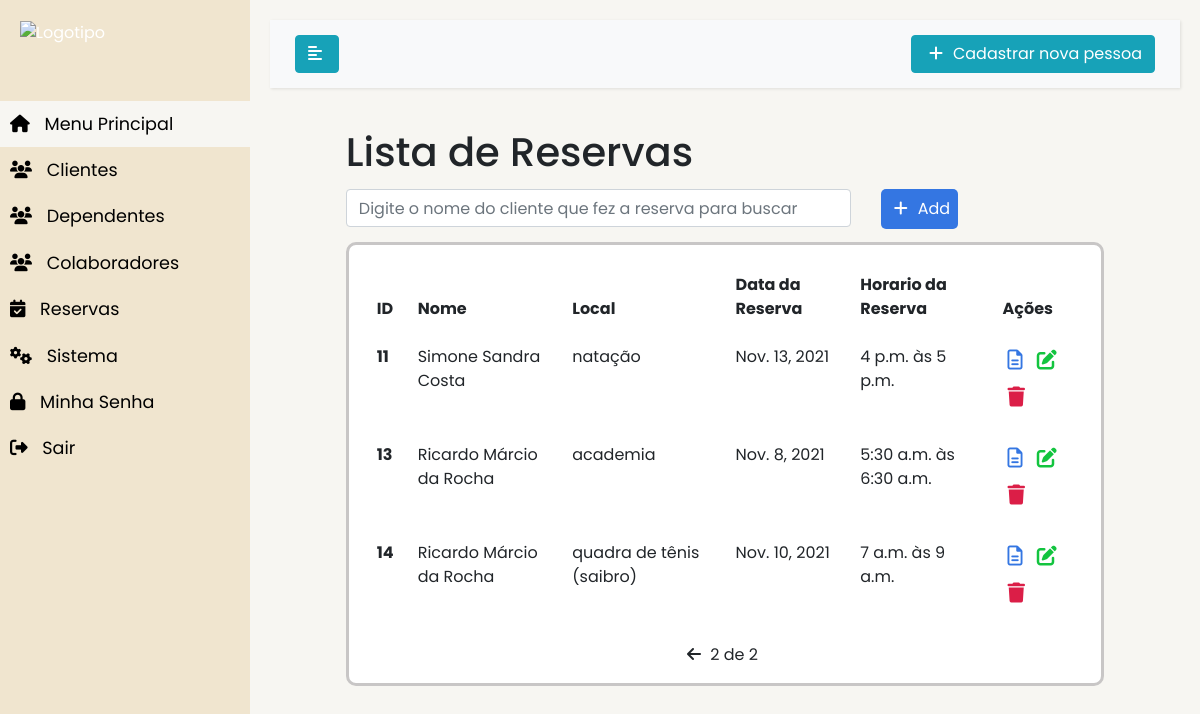
The page /reservas/?page=2 (signed in) on the database as committed earlier.
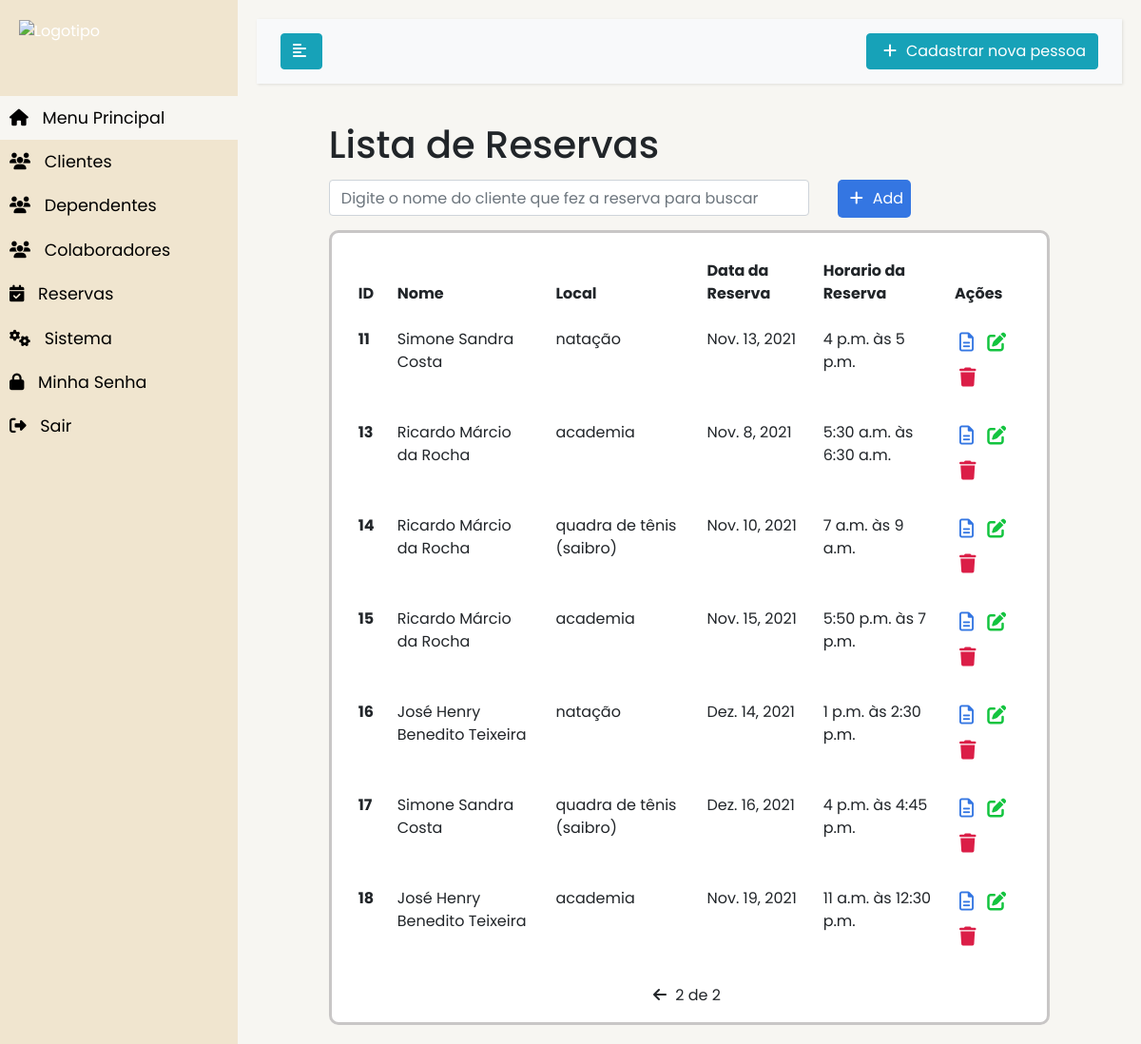
The same page on the database as committed later.
### MainMenu/models.py (models this page shows, shortened)
class Reserva(models.Model):
    STATUSLOCAL = (
        ('quadra de tênis', 'Quadra de Tênis'),
        ('natação', 'Natação'),
        ('quadra de tênis (saibro)', 'Quadra de Tênis (Saibro)'),
        ('academia', 'Academia'),
    )
    idCliente = models.ForeignKey(Cliente, on_delete=models.CASCADE, verbose_name='Nome')
    local = models.CharField(
        max_length=255,
        choices=STATUSLOCAL,
    )
    datareserva = models.DateField(blank=False, null=False, verbose_name="Data da reserva")
    horareserva = models.TimeField(blank=False, null=False, verbose_name="Hora da reserva (Inicio)")
    horareserva_fim = models.TimeField(blank=False, null=False, verbose_name="Hora da reserva (Fim)")
    created_at = models.DateTimeField(auto_now_add=True)
    updated_at = models.DateTimeField(auto_now=True)

class Cliente(models.Model):
    STATUSCATEGORIA = (
        ('socio', 'Socio'),
        ('aluno', 'Aluno'),
        ('socio e aluno', 'Socio e Aluno'),
    )
    STATUSSTATUS = (
        ('regular', 'Regular'),
        ('irregular', 'Irregular'),
    )
    STATUSPLANO = (
        ('individual', 'Individual'),
        ('familiar', 'Familiar'),
    )
    idPessoa = models.ForeignKey(Pessoa, on_delete=models.CASCADE, verbose_name='Nome')
    categoria = models.CharField(
        max_length=255,
        choices=STATUSCATEGORIA,
    )
    plano = models.CharField(
        max_length=255,
        choices=STATUSPLANO,
    )
    status =  models.CharField(
        max_length=255,
        choices=STATUSSTATUS,
    )
    created_at = models.DateTimeField(auto_now_add=True)
    updated_at = models.DateTimeField(auto_now=True)

class Pessoa(models.Model):
    nome = models.CharField(blank=False, null=False, verbose_name='Nome', max_length=200, help_text='max. 200 caracteres')
    rg = models.IntegerField(blank=False, null=False, verbose_name='RG')
    cpf = models.IntegerField(blank=False, null=False, verbose_name="CPF")
    telefone = models.BigIntegerField(blank=False, null=False, verbose_name="Telefone")
    telefonecelular = models.BigIntegerField(blank=False, null=False, verbose_name="Celular")
    datanascimento = models.DateField(blank=False, null=False, verbose_name="Data de Nascimento")
    foto = models.FileField(blank=False, null=False, verbose_name="Foto")
    email = models.EmailField(blank=False, null=False, verbose_name="E-mail")
    created_at = models.DateTimeField(auto_now_add=True)
    updated_at = models.DateTimeField(auto_now=True)

### MainMenu/views.py (the view)
# urls.py: path('reservas/', views.reservaList, name='reserva-list'),
@login_required
def reservaList(request):
    search = request.GET.get('search')
    if search:
        reservas = Reserva.objects.filter(idCliente__idPessoa__nome__contains=search)
    else:
        reserva_list = Reserva.objects.all().order_by('id')
        paginator = Paginator(reserva_list, 7)
        page = request.GET.get('page')
        reservas = paginator.get_page(page)
    return render(request, 'reservas/list.html', {'reservas': reservas})

### MainMenu/templates/reservas/list.html (shortened to what this page needs)
{% extends 'base.html' %}
{% block content%}
<div class="offset-1 col-10 list-div">
    <h1>Lista de Reservas</h1>
    <div class="col-8 search-div">
        <form method="GET" id="search-form">
            <input class="form-control" type="text" id="search" name="search" placeholder="Digite o nome do cliente que fez a reserva para buscar">
        </form>
    </div>
    <a id="add-link" href="/reservas/novareserva/">
        <div class="add-div">
            <i class="fas fa-plus"></i>Add
        </div>
    </a>
    <div  class="body-color-background">
        <table class="table table-borderless table-responsive-lg">
            <thead>
            <tr>
                <th scope="col">ID</th>
                <th scope="col">Nome</th>
                <th scope="col">Local</th>
                <th scope="col">Data da Reserva</th>
                <th scope="col">Horario da Reserva</th>
                <th scope="col">Ações</th>
            </tr>
            </thead>
            <tbody>
                {% for reserva in reservas %}
                <tr>
                    <th scope="row">{{reserva.id}}</th>
                    <td>{{reserva.idCliente.idPessoa.nome}}</td>
                    <td>{{reserva.local}}</td>
                    <td>{{reserva.datareserva}}</td>
                    <td>{{reserva.horareserva}} às {{reserva.horareserva_fim}}</td>
                    <td>
                        <span><a href="/reservas/{{reserva.id}}"><i class="far fa-file-alt"></i></a></span>
                        <span><a href="/reservas/edit/{{reserva.id}}" class="delete-btn"><i class="fas fa-edit"></i></a></span>
                        <span><a href="/reservas/delete/{{reserva.id}}"><i class="fas fa-trash"></i></a></span>
                    </td>
                </tr>
                {% empty %}
                    <li class="list-group-item">Sem itens na lista</li>
                {% endfor %}
            </tbody>
        </table>
        <div class="pagination">
            <span class="step-links">
                {% if reservas.has_previous %}
                    <a href="?page={{ reservas.previous_page_number }}"><i class="fas fa-arrow-left"></i></a>
                {% endif %}
                {% if reservas.paginator.num_pages %}
                <span class="current">
                    {{ reservas.number }} de {{ reservas.paginator.num_pages}}
                </span>
                {% endif %}
            </span>
        </div>
    </div>
</div>
{% endblock %}

### MainMenu/templates/base.html (shortened to what this page needs)
{% load static %}
{% if user.is_authenticated %}
<!DOCTYPE html>
<html lang="pt-br">
<head>
    <link rel="stylesheet" href="https://stackpath.bootstrapcdn.com/bootstrap/4.1.0/css/bootstrap.min.css">
    <link rel="stylesheet" href="https://stackpath.bootstrapcdn.com/bootstrap/4.3.1/css/bootstrap.min.css">
    <link rel="stylesheet" href="{% static 'css/styles.css' %}">
</head>
<body>
    <div class="wrapper">
        <nav id="sidebar">
            <div class="sidebar-header">
                <figure>
                    <img style="height: 12em;" src="https://i.imgur.com/2Is4jSj.png" alt="Logotipo">
                </figure>
            </div>
            <ul class="list-unstyled components">
                <li class="active">
                    <a href="/">
                        <i class="fas fa-home"></i>
                        Menu Principal
                    </a>
                </li>
                <li>
                    <a href="/clientes/">
                        <i class="fas fa-users"></i>
                        Clientes
                    </a>
                </li>
                <li>
                    <a href="/dependentes/">
                        <i class="fas fa-users"></i>
                        Dependentes
                    </a>
                </li>
                <li>
                    <a href="/colaboradores/">
                        <i class="fas fa-users"></i>
                        Colaboradores
                    </a>
                </li>
                <li>
                    <a href="/reservas/">
                        <i class="fas fa-calendar-check"></i>
                        Reservas
                    </a>
                </li>
                <li>
                    <a href="#">
                        <i class="fas fa-cogs"></i>
                        Sistema
                    </a>
                </li>
                <li>
                    <a href="#">
                        <i class="fas fa-lock"></i>
                        Minha Senha
                    </a>
                </li>
                <li>
                    <a href="/accounts/logout/">
                        <i class="fas fa-sign-out-alt"></i>
                        Sair
                    </a>
                </li>
            </ul>
        </nav>
        <div id="content">
            <nav class="navbar navbar-expand-lg navbar-light bg-light">
                <div class="container-fluid">
                    <button type="button" id="sidebarCollapse" class="btn btn-info">
                        <i class="fas fa-align-left"></i>
                    </button>
                    <a id="add-link" href="/novapessoa/">
                        <div class="btn btn-info">
                            <i class="fas fa-plus"></i>Cadastrar nova pessoa
                        </div>
                    </a>
                </div>
            </nav>
            {% block content %}{% endblock%}
            </div>
        </div>
</body>
</html>
{% endif %}

### MainMenu/static/css/styles.css (style rules this page uses)
body { font-family: 'Poppins', sans-serif; background: #F7F6F2; }
a, a:hover, a:focus { color: inherit; text-decoration: none; transition: all 0.3s; }
.navbar { padding: 15px 10px; background: #fff; border: none; border-radius: 0; margin-bottom: 40px; box-shadow: 1px 1px 3px rgba(0, 0, 0, 0.1); }
i, span { display: inline-block; }
.wrapper { display: flex; align-items: stretch; }
#sidebar { min-width: 250px; max-width: 250px; background: #F0E5CF; color: #fff; transition: all 0.3s; word-break: break-word; }
#sidebar ul li a { text-align: left; }
#sidebar .sidebar-header { padding: 20px; background: #F0E5CF; }
#sidebar ul.components { padding: 20px 0; border-bottom: 1px solid #F0E5CF; }
#sidebar ul li a { padding: 10px; font-size: 1.1em; display: block; color: black; }
#sidebar ul li a i { margin-right: 10px; }
#sidebar ul li.active>a, a[aria-expanded="true"] { color: #000; background: #F7F6F2; }
#content { width: 100%; padding: 20px; min-height: 100vh; transition: all 0.3s; }
#add-link { text-decoration: none; }
.add-div { background-color: #3476e2; cursor: pointer; display: inline-block; color: #fff; padding: 8px; border-radius: 5px; margin-left: 25px; }
.fas.fa-plus { color: #fff; margin-right: 10px; margin-left: 5px; }
.search-div { padding: 0px; margin-top: 5px; margin-bottom: 15px; display: inline-block; }
.body-color-background { padding: 1em; background-color: white; border-radius: 10px; border-style: solid; border-color: #C8C6C6; }
.list-div { padding: 0; }
.fas.fa-trash, .fas.fa-edit, .far.fa-file-alt { cursor: pointer; margin: 5px; font-size: 20px; float: right; }
.fas.fa-trash { color: #db1e47; }
.fas.fa-edit { color: #13c43f; }
.far.fa-file-alt { color: #3476e2; }
.pagination { margin-bottom: 20xp; }
.step-links { position: relative; margin-left: auto; margin-right: auto; }
.step-links .current { margin-left: 5px; margin-right: 5px; }

Rows that differ between the two databases and show on the page:
added Reserva: id "15", idCliente.idPessoa.nome "Ricardo Márcio da Rocha", local "academia", datareserva "Nov. 15, 2021", horareserva "5:50 p.m.", horareserva_fim "7 p.m."
added Reserva: id "16", idCliente.idPessoa.nome "José Henry Benedito Teixeira", local "natação", datareserva "Dez. 14, 2021", horareserva "1 p.m.", horareserva_fim "2:30 p.m."
added Reserva: id "17", idCliente.idPessoa.nome "Simone Sandra Costa", local "quadra de tênis (saibro)", datareserva "Dez. 16, 2021", horareserva "4 p.m.", horareserva_fim "4:45 p.m."
added Reserva: id "18", idCliente.idPessoa.nome "José Henry Benedito Teixeira", local "academia", datareserva "Nov. 19, 2021", horareserva "11 a.m.", horareserva_fim "12:30 p.m."
